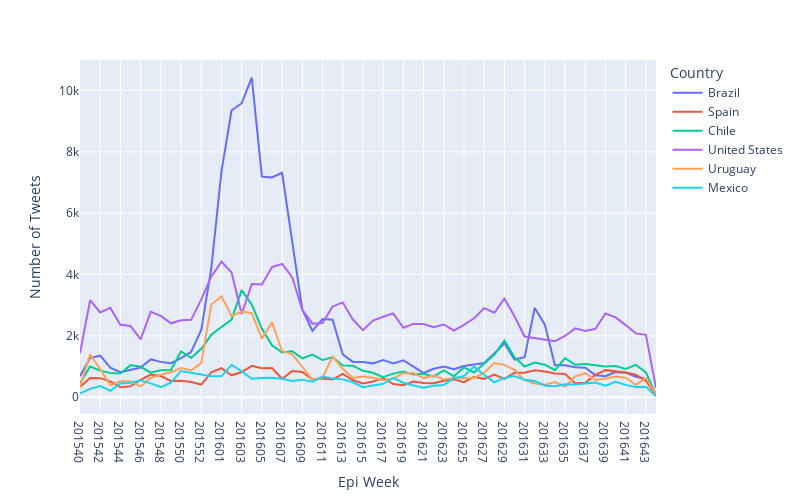

Source (notebook cell):
### Markdown cell above
## Epi Weeks

### Code cell
# Countries over Epi Weeks - tweets - no Argentina

from itertools import product
import matplotlib.pyplot as plt

top_20 = common_countries.reset_index().rename({"country":"counts",
                                                "index":"country"},axis=1).loc[0:6,"country"].tolist()
#df.place_country.value_counts().rename_axis('unique_values').reset_index(name='counts')
#top_20 = top_20.loc[,0:20]
#top_20 = top_20.loc[0:20, "unique_values"].tolist()
#top_20

import plotly.express as px

loc_p = df[(df.place_country.isin(top_20)) & (df.place_country != "Argentina")]
loc_p = loc_p.groupby(['place_country', "epi_week"])["id"].count().reset_index(name='counts')
loc_p = loc_p.sort_values(["epi_week"], ascending=True).reset_index(drop=True)

loc_temp = pd.DataFrame(list(product(loc_p.place_country.unique(), loc_p.epi_week.unique())), columns=['place_country', 'epi_week'])
loc_temp["counts"] = 0

loc_p = pd.concat([loc_p, loc_temp]).drop_duplicates(["place_country", "epi_week"])#, ignore_index=True)
loc_p = loc_p.sort_values(["epi_week"], ascending=True)

#only_loc_p = df_loc[df_loc.place_country.isin(top_20)]
#only_loc_p = only_loc_p.groupby(['place_country', "epi_week"])["id"].count().reset_index(name='counts')
# plot pie chart

fig = px.line(loc_p, x="epi_week", y="counts", color="place_country",
                 labels={
                     "epi_week": "Epi Week",
                     "counts": "Number of Tweets",
                     "place_country": "Country"},
             width=800,
             height=500)

fig.write_image("geotagged_tweets_country_epi_week.png")
fig.write_html("html/geotagged_tweets_country_epi_week.html")
fig.show()

### Figure 1 — Plotly figure (JSON) as saved in the notebook; plotly's stock layout.template omitted (floating-point values rounded to 4 significant figures)
{"data": [{"hovertemplate": "Country=Brazil<br>Epi Week=%{x}<br>Number of Tweets=%{y}<extra></extra>", "legendgroup": "Brazil", "line": {"color": "#636efa", "dash": "solid"}, "marker": {"symbol": "circle"}, "mode": "lines", "name": "Brazil", "orientation": "v", "showlegend": true, "type": "scatter", "x": ["201540", "201541", "201542", "201543", "201544", "201545", "201546", "201547", "201548", "201549", "201550", "201551", "201552", "201553", "201601", "201602", "201603", "201604", "201605", "201606", "201607", "201608", "201609", "201610", "201611", "201612", "201613", "201614", "201615", "201616", "201617", "201618", "201619", "201620", "201621", "201622", "201623", "201624", "201625", "201626", "201627", "201628", "201629", "201630", "201631", "201632", "201633", "201634", "201635", "201636", "201637", "201638", "201639", "201640", "201641", "201642", "201643", "201644"], "xaxis": "x", "y": [688, 1279, 1356, 965, 816, 891, 971, 1232, 1153, 1109, 1275, 1480, 2192, 4230, 7362, 9352, 9587, 10418, 7197, 7165, 7318, 5074, 2853, 2160, 2549, 2526, 1397, 1152, 1150, 1105, 1213, 1103, 1206, 997, 790, 930, 1003, 915, 1019, 1064, 1115, 1425, 1762, 1231, 1308, 2908, 2368, 1042, 1042, 976, 963, 720, 685, 819, 801, 667, 593, 60], "yaxis": "y"}, {"hovertemplate": "Country=Spain<br>Epi Week=%{x}<br>Number of Tweets=%{y}<extra></extra>", "legendgroup": "Spain", "line": {"color": "#EF553B", "dash": "solid"}, "marker": {"symbol": "circle"}, "mode": "lines", "name": "Spain", "orientation": "v", "showlegend": true, "type": "scatter", "x": ["201540", "201541", "201542", "201543", "201544", "201545", "201546", "201547", "201548", "201549", "201550", "201551", "201552", "201553", "201601", "201602", "201603", "201604", "201605", "201606", "201607", "201608", "201609", "201610", "201611", "201612", "201613", "201614", "201615", "201616", "201617", "201618", "201619", "201620", "201621", "201622", "201623", "201624", "201625", "201626", "201627", "201628", "201629", "201630", "201631", "201632", "201633", "201634", "201635", "201636", "201637", "201638", "201639", "201640", "201641", "201642", "201643", "201644"], "xaxis": "x", "y": [337, 626, 622, 518, 329, 359, 565, 741, 692, 533, 539, 494, 414, 816, 951, 715, 823, 1022, 944, 950, 602, 857, 824, 578, 612, 576, 761, 554, 453, 515, 623, 430, 392, 515, 468, 456, 537, 582, 493, 667, 598, 737, 601, 802, 801, 877, 836, 771, 758, 459, 474, 729, 884, 845, 804, 732, 536, 84], "yaxis": "y"}, {"hovertemplate": "Country=Chile<br>Epi Week=%{x}<br>Number of Tweets=%{y}<extra></extra>", "legendgroup": "Chile", "line": {"color": "#00cc96", "dash": "solid"}, "marker": {"symbol": "circle"}, "mode": "lines", "name": "Chile", "orientation": "v", "showlegend": true, "type": "scatter", "x": ["201540", "201541", "201542", "201543", "201544", "201545", "201546", "201547", "201548", "201549", "201550", "201551", "201552", "201553", "201601", "201602", "201603", "201604", "201605", "201606", "201607", "201608", "201609", "201610", "201611", "201612", "201613", "201614", "201615", "201616", "201617", "201618", "201619", "201620", "201621", "201622", "201623", "201624", "201625", "201626", "201627", "201628", "201629", "201630", "201631", "201632", "201633", "201634", "201635", "201636", "201637", "201638", "201639", "201640", "201641", "201642", "201643", "201644"], "xaxis": "x", "y": [449, 1004, 868, 792, 775, 1048, 992, 801, 882, 891, 1491, 1286, 1580, 2039, 2290, 2530, 3493, 3021, 2231, 1694, 1457, 1501, 1269, 1390, 1214, 1300, 1039, 1031, 862, 797, 656, 771, 840, 738, 762, 672, 874, 683, 975, 807, 1103, 1382, 1851, 1304, 1002, 1132, 1061, 882, 1278, 1057, 1085, 1054, 1003, 1019, 925, 1059, 812, 85], "yaxis": "y"}, {"hovertemplate": "Country=United States<br>Epi Week=%{x}<br>Number of Tweets=%{y}<extra></extra>", "legendgroup": "United States", "line": {"color": "#ab63fa", "dash": "solid"}, "marker": {"symbol": "circle"}, "mode": "lines", "name": "United States", "orientation": "v", "showlegend": true, "type": "scatter", "x": ["201540", "201541", "201542", "201543", "201544", "201545", "201546", "201547", "201548", "201549", "201550", "201551", "201552", "201553", "201601", "201602", "201603", "201604", "201605", "201606", "201607", "201608", "201609", "201610", "201611", "201612", "201613", "201614", "201615", "201616", "201617", "201618", "201619", "201620", "201621", "201622", "201623", "201624", "201625", "201626", "201627", "201628", "201629", "201630", "201631", "201632", "201633", "201634", "201635", "201636", "201637", "201638", "201639", "201640", "201641", "201642", "201643", "201644"], "xaxis": "x", "y": [1430, 3163, 2763, 2913, 2361, 2325, 1887, 2783, 2652, 2411, 2512, 2523, 3190, 3938, 4421, 4067, 2713, 3689, 3674, 4247, 4346, 3916, 2852, 2401, 2416, 2958, 3092, 2533, 2186, 2501, 2626, 2733, 2266, 2392, 2390, 2283, 2372, 2170, 2361, 2574, 2906, 2756, 3214, 2641, 1981, 1931, 1869, 1827, 1999, 2247, 2163, 2233, 2730, 2604, 2353, 2082, 2034, 311], "yaxis": "y"}, {"hovertemplate": "Country=Uruguay<br>Epi Week=%{x}<br>Number of Tweets=%{y}<extra></extra>", "legendgroup": "Uruguay", "line": {"color": "#FFA15A", "dash": "solid"}, "marker": {"symbol": "circle"}, "mode": "lines", "name": "Uruguay", "orientation": "v", "showlegend": true, "type": "scatter", "x": ["201540", "201541", "201542", "201543", "201544", "201545", "201546", "201547", "201548", "201549", "201550", "201551", "201552", "201553", "201601", "201602", "201603", "201604", "201605", "201606", "201607", "201608", "201609", "201610", "201611", "201612", "201613", "201614", "201615", "201616", "201617", "201618", "201619", "201620", "201621", "201622", "201623", "201624", "201625", "201626", "201627", "201628", "201629", "201630", "201631", "201632", "201633", "201634", "201635", "201636", "201637", "201638", "201639", "201640", "201641", "201642", "201643", "201644"], "xaxis": "x", "y": [329, 1398, 919, 388, 518, 524, 353, 635, 733, 817, 950, 881, 1114, 3021, 3291, 2652, 2792, 2739, 1908, 2443, 1507, 1401, 989, 576, 640, 1328, 921, 630, 679, 639, 560, 615, 785, 793, 625, 711, 580, 624, 628, 627, 799, 1113, 1054, 893, 558, 449, 407, 493, 342, 683, 785, 566, 611, 675, 640, 405, 625, 103], "yaxis": "y"}, {"hovertemplate": "Country=Mexico<br>Epi Week=%{x}<br>Number of Tweets=%{y}<extra></extra>", "legendgroup": "Mexico", "line": {"color": "#19d3f3", "dash": "solid"}, "marker": {"symbol": "circle"}, "mode": "lines", "name": "Mexico", "orientation": "v", "showlegend": true, "type": "scatter", "x": ["201540", "201541", "201542", "201543", "201544", "201545", "201546", "201547", "201548", "201549", "201550", "201551", "201552", "201553", "201601", "201602", "201603", "201604", "201605", "201606", "201607", "201608", "201609", "201610", "201611", "201612", "201613", "201614", "201615", "201616", "201617", "201618", "201619", "201620", "201621", "201622", "201623", "201624", "201625", "201626", "201627", "201628", "201629", "201630", "201631", "201632", "201633", "201634", "201635", "201636", "201637", "201638", "201639", "201640", "201641", "201642", "201643", "201644"], "xaxis": "x", "y": [131, 273, 367, 212, 452, 472, 549, 454, 329, 479, 857, 801, 744, 688, 682, 1059, 844, 605, 629, 638, 604, 528, 574, 503, 673, 613, 583, 489, 330, 385, 438, 630, 472, 383, 311, 375, 402, 623, 692, 999, 725, 488, 631, 691, 569, 528, 381, 360, 427, 415, 450, 478, 378, 504, 403, 336, 346, 31], "yaxis": "y"}], "layout": {"height": 500, "legend": {"title": {"text": "Country"}, "tracegroupgap": 0}, "margin": {"t": 60}, "width": 800, "xaxis": {"anchor": "y", "autorange": true, "domain": [0, 1], "range": [0, 57], "title": {"text": "Epi Week"}, "type": "category"}, "yaxis": {"anchor": "x", "autorange": true, "domain": [0, 1], "range": [-546.1, 11000.0], "title": {"text": "Number of Tweets"}, "type": "linear"}}}
